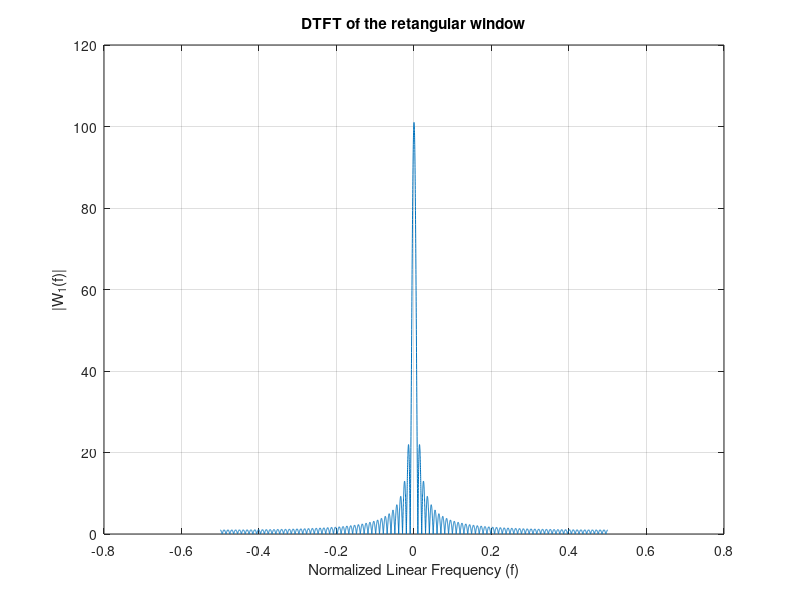
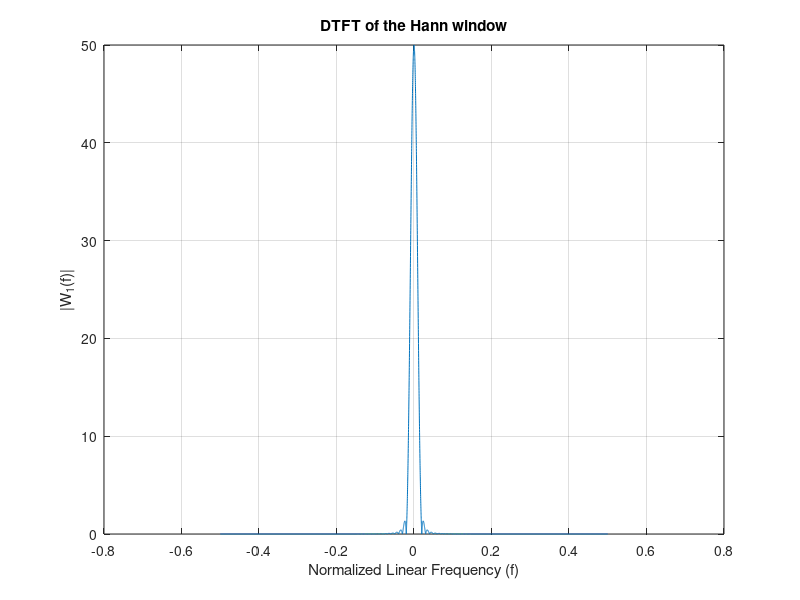
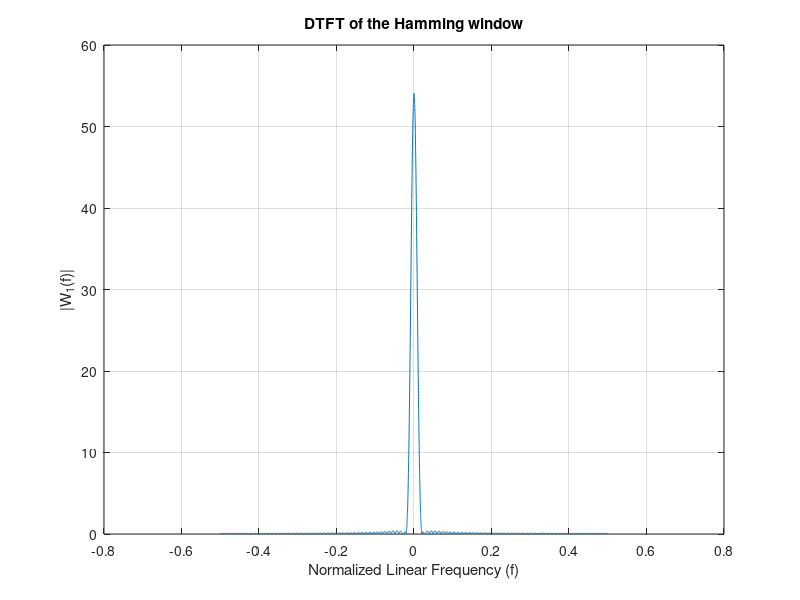
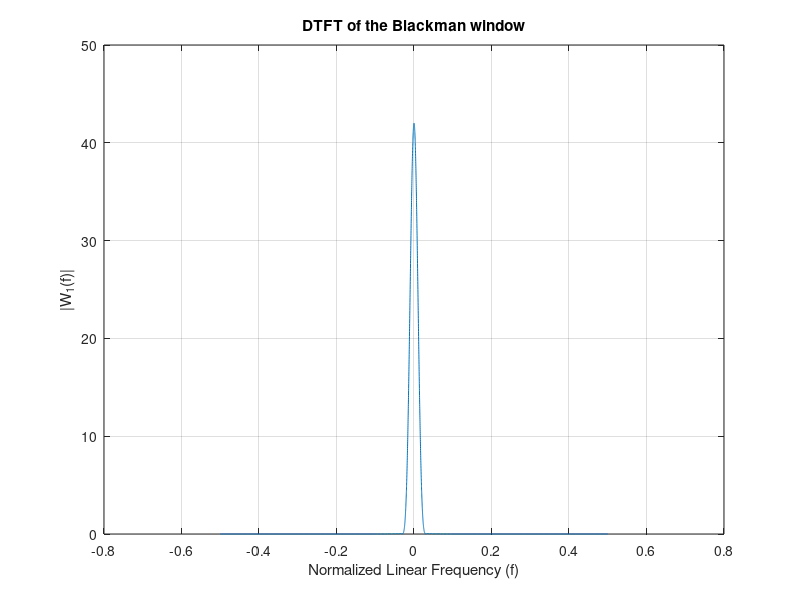

MATLAB code for these plots, in order:
clear all; close all; clc;

N = 101;
No = N - 1; % order

% Retangular
w1 = ones(N, 1);
w1_zero_padded = w1;
w1_zero_padded(10000) = 0;
W1 = fft(w1_zero_padded);
% Equivalent to: W1 = fft(w1, 1000);
plot(linspace(-0.5, 0.5, length(W1)), abs(fftshift(W1)));
title('DTFT of the retangular window');
xlabel('Normalized Linear Frequency (f)')
ylabel('|W_1(f)|')
a = axis();
grid on;

% Hann
w1 = hann(N);
W1 = fft(w1, 10000);
figure;
plot(linspace(-0.5, 0.5, length(W1)), abs(fftshift(W1)));
title('DTFT of the Hann window');
xlabel('Normalized Linear Frequency (f)')
ylabel('|W_1(f)|')
grid on;

% Hamming
w1 = hamming(N);
W1 = fft(w1, 10000);
figure;
plot(linspace(-0.5, 0.5, length(W1)), abs(fftshift(W1)));
title('DTFT of the Hamming window');
xlabel('Normalized Linear Frequency (f)')
ylabel('|W_1(f)|')
grid on;

% Blackman
w1 = blackman(N);
W1 = fft(w1, 10000);
figure;
plot(linspace(-0.5, 0.5, length(W1)), abs(fftshift(W1)));
title('DTFT of the Blackman window');
xlabel('Normalized Linear Frequency (f)')
ylabel('|W_1(f)|')
grid on;
